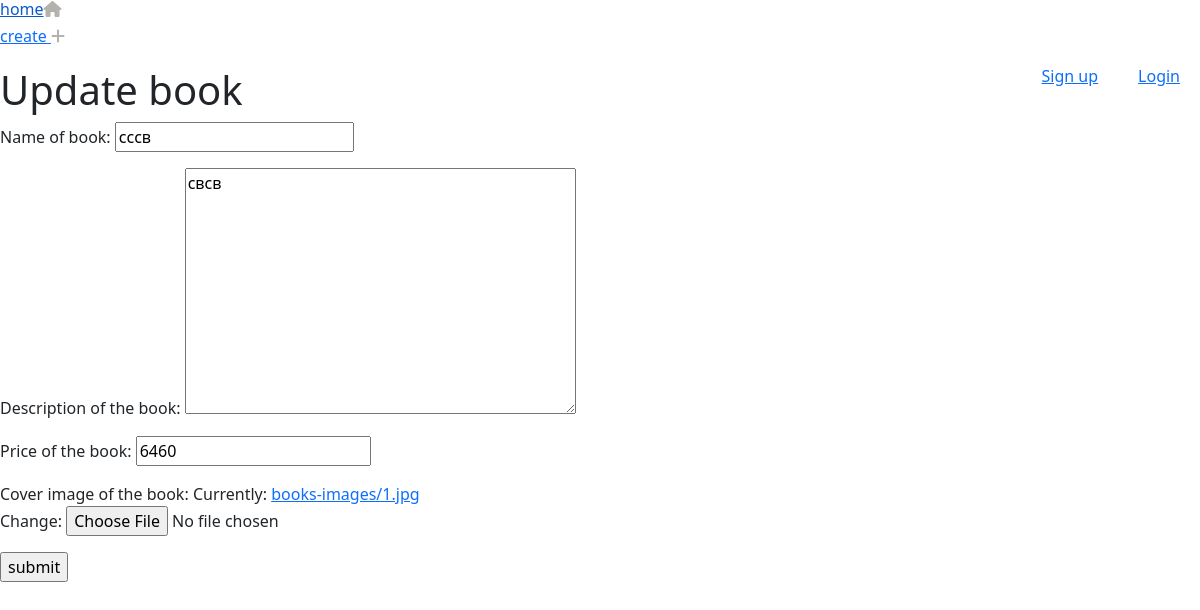
The page /book/update/6/ on the database its author committed.
### book/models.py (models this page shows, shortened)
class Book(Model):
    author= ForeignKey(
        User,
        verbose_name='Author',
        on_delete=CASCADE
    )
    name=CharField(
        'name of book',
        max_length=128
    )
    description = TextField(
        'description of the book',
        blank=True,
        null=True
    )
    price = PositiveBigIntegerField(
        'price of the book',
        default=0
    )
    cover = ImageField(
        'cover image of the book',
        upload_to= 'books-images/'
    )
    class Meta:
        verbose_name ='book'
        verbose_name_plural = 'books'

### book/views.py (the view)
# urls.py: path('book/update/<int:pk>/', BookUpdate.as_view(), name='book_update'),
class BookUpdate(UpdateView):
    model = Book
    template_name = 'book/book_update.html'
    context_object_name = 'book_update'
    fields = (
        'name',
        'description',
        'price',
        'cover'
    )
    success_url = reverse_lazy('book_list')

### book/templates/book/book_update.html (shortened to what this page needs)
{% extends 'base.html' %}
{% block content %}
    <h1>Update book</h1>
    <form method="post" enctype="multipart/form-data">
        {{ form.as_p }}
        <input type="submit" value="submit">
    </form>
{% endblock content %}

### rows shown on the page
Book: name "сссв", description "свсв", price "6460"
